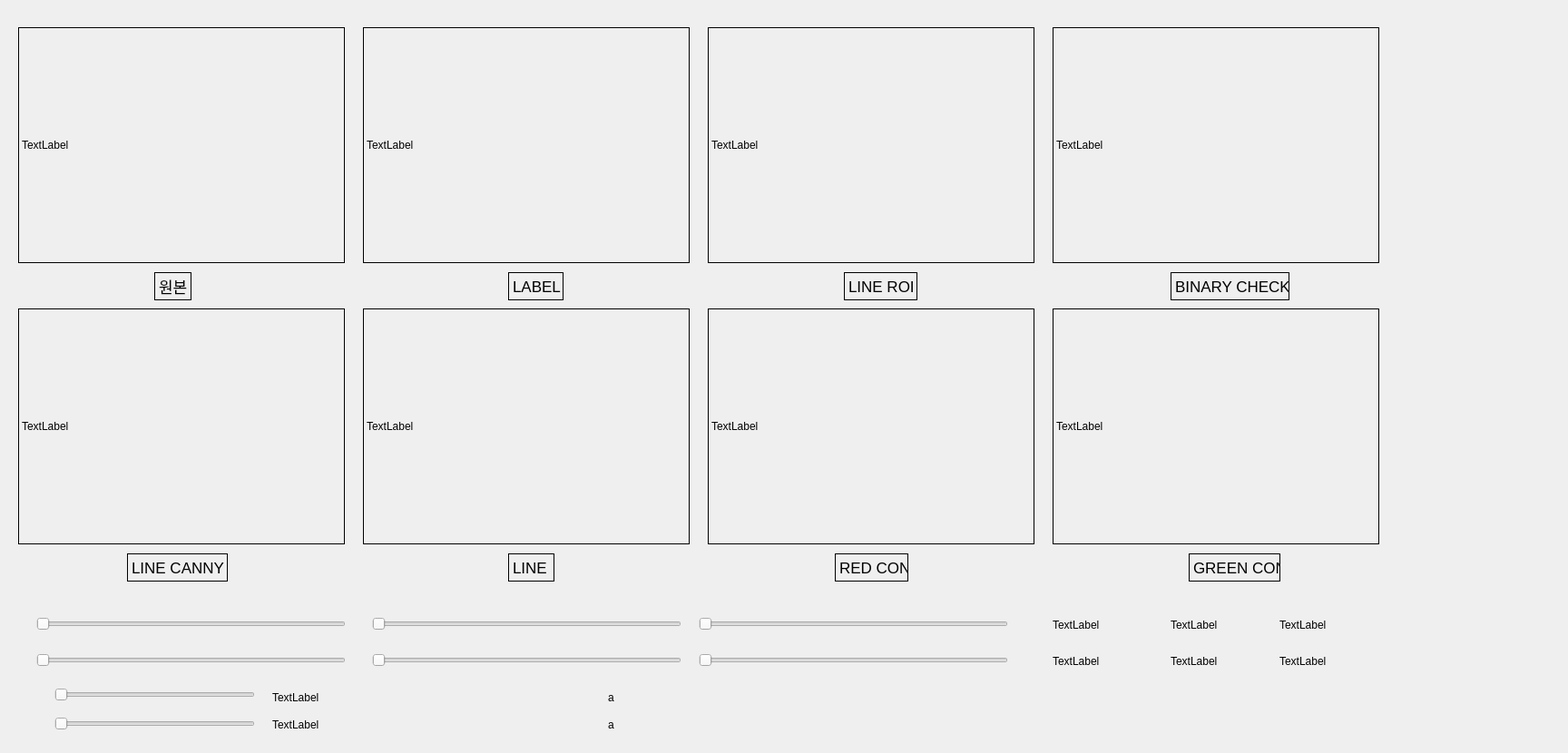
<?xml version="1.0" encoding="UTF-8"?>
<ui version="4.0">
 <class>MainWindowDesign</class>
 <widget class="QMainWindow" name="MainWindowDesign">
  <property name="geometry">
   <rect>
    <x>0</x>
    <y>0</y>
    <width>1728</width>
    <height>830</height>
   </rect>
  </property>
  <property name="windowTitle">
   <string>QRosApp</string>
  </property>
  <property name="windowIcon">
   <iconset resource="../resources/images.qrc">
    <normaloff>:/images/icon.png</normaloff>:/images/icon.png</iconset>
  </property>
  <property name="locale">
   <locale language="English" country="Australia"/>
  </property>
  <widget class="QWidget" name="centralwidget">
   <widget class="QLabel" name="label">
    <property name="geometry">
     <rect>
      <x>20</x>
      <y>30</y>
      <width>360</width>
      <height>260</height>
     </rect>
    </property>
    <property name="autoFillBackground">
     <bool>true</bool>
    </property>
    <property name="frameShape">
     <enum>QFrame::Box</enum>
    </property>
    <property name="text">
     <string>TextLabel</string>
    </property>
    <property name="scaledContents">
     <bool>false</bool>
    </property>
    <property name="wordWrap">
     <bool>false</bool>
    </property>
   </widget>
   <widget class="QLabel" name="label_2">
    <property name="geometry">
     <rect>
      <x>20</x>
      <y>340</y>
      <width>360</width>
      <height>260</height>
     </rect>
    </property>
    <property name="autoFillBackground">
     <bool>true</bool>
    </property>
    <property name="frameShape">
     <enum>QFrame::Box</enum>
    </property>
    <property name="text">
     <string>TextLabel</string>
    </property>
   </widget>
   <widget class="QLabel" name="label_3">
    <property name="geometry">
     <rect>
      <x>780</x>
      <y>30</y>
      <width>360</width>
      <height>260</height>
     </rect>
    </property>
    <property name="autoFillBackground">
     <bool>true</bool>
    </property>
    <property name="frameShape">
     <enum>QFrame::Box</enum>
    </property>
    <property name="text">
     <string>TextLabel</string>
    </property>
   </widget>
   <widget class="QSlider" name="horizontalSlider_1">
    <property name="geometry">
     <rect>
      <x>40</x>
      <y>680</y>
      <width>341</width>
      <height>16</height>
     </rect>
    </property>
    <property name="minimum">
     <number>0</number>
    </property>
    <property name="maximum">
     <number>180</number>
    </property>
    <property name="value">
     <number>0</number>
    </property>
    <property name="orientation">
     <enum>Qt::Horizontal</enum>
    </property>
   </widget>
   <widget class="QSlider" name="horizontalSlider_2">
    <property name="geometry">
     <rect>
      <x>410</x>
      <y>680</y>
      <width>341</width>
      <height>16</height>
     </rect>
    </property>
    <property name="maximum">
     <number>255</number>
    </property>
    <property name="orientation">
     <enum>Qt::Horizontal</enum>
    </property>
   </widget>
   <widget class="QSlider" name="horizontalSlider_3">
    <property name="geometry">
     <rect>
      <x>770</x>
      <y>680</y>
      <width>341</width>
      <height>16</height>
     </rect>
    </property>
    <property name="maximum">
     <number>255</number>
    </property>
    <property name="orientation">
     <enum>Qt::Horizontal</enum>
    </property>
   </widget>
   <widget class="QSlider" name="horizontalSlider_4">
    <property name="geometry">
     <rect>
      <x>40</x>
      <y>720</y>
      <width>341</width>
      <height>16</height>
     </rect>
    </property>
    <property name="maximum">
     <number>180</number>
    </property>
    <property name="orientation">
     <enum>Qt::Horizontal</enum>
    </property>
   </widget>
   <widget class="QSlider" name="horizontalSlider_5">
    <property name="geometry">
     <rect>
      <x>410</x>
      <y>720</y>
      <width>341</width>
      <height>16</height>
     </rect>
    </property>
    <property name="maximum">
     <number>255</number>
    </property>
    <property name="orientation">
     <enum>Qt::Horizontal</enum>
    </property>
   </widget>
   <widget class="QSlider" name="horizontalSlider_6">
    <property name="geometry">
     <rect>
      <x>770</x>
      <y>720</y>
      <width>341</width>
      <height>16</height>
     </rect>
    </property>
    <property name="maximum">
     <number>255</number>
    </property>
    <property name="orientation">
     <enum>Qt::Horizontal</enum>
    </property>
   </widget>
   <widget class="QSlider" name="horizontalSlider_7">
    <property name="geometry">
     <rect>
      <x>60</x>
      <y>756</y>
      <width>221</width>
      <height>20</height>
     </rect>
    </property>
    <property name="orientation">
     <enum>Qt::Horizontal</enum>
    </property>
   </widget>
   <widget class="QSlider" name="horizontalSlider_8">
    <property name="geometry">
     <rect>
      <x>60</x>
      <y>790</y>
      <width>221</width>
      <height>16</height>
     </rect>
    </property>
    <property name="orientation">
     <enum>Qt::Horizontal</enum>
    </property>
   </widget>
   <widget class="QLabel" name="label_4">
    <property name="geometry">
     <rect>
      <x>1160</x>
      <y>30</y>
      <width>360</width>
      <height>260</height>
     </rect>
    </property>
    <property name="autoFillBackground">
     <bool>true</bool>
    </property>
    <property name="frameShape">
     <enum>QFrame::Box</enum>
    </property>
    <property name="text">
     <string>TextLabel</string>
    </property>
   </widget>
   <widget class="QLabel" name="label_5">
    <property name="geometry">
     <rect>
      <x>1160</x>
      <y>680</y>
      <width>67</width>
      <height>17</height>
     </rect>
    </property>
    <property name="text">
     <string>TextLabel</string>
    </property>
   </widget>
   <widget class="QLabel" name="label_6">
    <property name="geometry">
     <rect>
      <x>1290</x>
      <y>680</y>
      <width>67</width>
      <height>17</height>
     </rect>
    </property>
    <property name="text">
     <string>TextLabel</string>
    </property>
   </widget>
   <widget class="QLabel" name="label_7">
    <property name="geometry">
     <rect>
      <x>1410</x>
      <y>680</y>
      <width>67</width>
      <height>17</height>
     </rect>
    </property>
    <property name="text">
     <string>TextLabel</string>
    </property>
   </widget>
   <widget class="QLabel" name="label_8">
    <property name="geometry">
     <rect>
      <x>1160</x>
      <y>720</y>
      <width>67</width>
      <height>17</height>
     </rect>
    </property>
    <property name="text">
     <string>TextLabel</string>
    </property>
   </widget>
   <widget class="QLabel" name="label_9">
    <property name="geometry">
     <rect>
      <x>1290</x>
      <y>720</y>
      <width>67</width>
      <height>17</height>
     </rect>
    </property>
    <property name="text">
     <string>TextLabel</string>
    </property>
   </widget>
   <widget class="QLabel" name="label_10">
    <property name="geometry">
     <rect>
      <x>1410</x>
      <y>720</y>
      <width>67</width>
      <height>17</height>
     </rect>
    </property>
    <property name="text">
     <string>TextLabel</string>
    </property>
   </widget>
   <widget class="QLabel" name="label_11">
    <property name="geometry">
     <rect>
      <x>400</x>
      <y>340</y>
      <width>360</width>
      <height>260</height>
     </rect>
    </property>
    <property name="autoFillBackground">
     <bool>true</bool>
    </property>
    <property name="frameShape">
     <enum>QFrame::Box</enum>
    </property>
    <property name="text">
     <string>TextLabel</string>
    </property>
   </widget>
   <widget class="QLabel" name="label_12">
    <property name="geometry">
     <rect>
      <x>300</x>
      <y>760</y>
      <width>67</width>
      <height>17</height>
     </rect>
    </property>
    <property name="text">
     <string>TextLabel</string>
    </property>
   </widget>
   <widget class="QLabel" name="label_13">
    <property name="geometry">
     <rect>
      <x>300</x>
      <y>790</y>
      <width>67</width>
      <height>17</height>
     </rect>
    </property>
    <property name="text">
     <string>TextLabel</string>
    </property>
   </widget>
   <widget class="QLabel" name="label_14">
    <property name="geometry">
     <rect>
      <x>780</x>
      <y>340</y>
      <width>360</width>
      <height>260</height>
     </rect>
    </property>
    <property name="autoFillBackground">
     <bool>true</bool>
    </property>
    <property name="frameShape">
     <enum>QFrame::Box</enum>
    </property>
    <property name="text">
     <string>TextLabel</string>
    </property>
   </widget>
   <widget class="QLabel" name="label_15">
    <property name="geometry">
     <rect>
      <x>1160</x>
      <y>340</y>
      <width>360</width>
      <height>260</height>
     </rect>
    </property>
    <property name="autoFillBackground">
     <bool>true</bool>
    </property>
    <property name="frameShape">
     <enum>QFrame::Box</enum>
    </property>
    <property name="text">
     <string>TextLabel</string>
    </property>
   </widget>
   <widget class="QLabel" name="label_16">
    <property name="geometry">
     <rect>
      <x>400</x>
      <y>30</y>
      <width>360</width>
      <height>260</height>
     </rect>
    </property>
    <property name="autoFillBackground">
     <bool>true</bool>
    </property>
    <property name="frameShape">
     <enum>QFrame::Box</enum>
    </property>
    <property name="text">
     <string>TextLabel</string>
    </property>
   </widget>
   <widget class="QLabel" name="label_19">
    <property name="geometry">
     <rect>
      <x>670</x>
      <y>760</y>
      <width>291</width>
      <height>17</height>
     </rect>
    </property>
    <property name="text">
     <string>a</string>
    </property>
   </widget>
   <widget class="QLabel" name="label_20">
    <property name="geometry">
     <rect>
      <x>670</x>
      <y>790</y>
      <width>291</width>
      <height>17</height>
     </rect>
    </property>
    <property name="text">
     <string>a</string>
    </property>
   </widget>
   <widget class="QLabel" name="label_17">
    <property name="geometry">
     <rect>
      <x>170</x>
      <y>300</y>
      <width>41</width>
      <height>31</height>
     </rect>
    </property>
    <property name="font">
     <font>
      <pointsize>13</pointsize>
     </font>
    </property>
    <property name="frameShape">
     <enum>QFrame::Box</enum>
    </property>
    <property name="text">
     <string>원본</string>
    </property>
   </widget>
   <widget class="QLabel" name="label_18">
    <property name="geometry">
     <rect>
      <x>140</x>
      <y>610</y>
      <width>111</width>
      <height>31</height>
     </rect>
    </property>
    <property name="font">
     <font>
      <pointsize>13</pointsize>
     </font>
    </property>
    <property name="frameShape">
     <enum>QFrame::Box</enum>
    </property>
    <property name="text">
     <string>LINE CANNY</string>
    </property>
   </widget>
   <widget class="QLabel" name="label_21">
    <property name="geometry">
     <rect>
      <x>560</x>
      <y>300</y>
      <width>61</width>
      <height>31</height>
     </rect>
    </property>
    <property name="font">
     <font>
      <pointsize>13</pointsize>
     </font>
    </property>
    <property name="frameShape">
     <enum>QFrame::Box</enum>
    </property>
    <property name="text">
     <string>LABEL</string>
    </property>
   </widget>
   <widget class="QLabel" name="label_22">
    <property name="geometry">
     <rect>
      <x>560</x>
      <y>610</y>
      <width>51</width>
      <height>31</height>
     </rect>
    </property>
    <property name="font">
     <font>
      <pointsize>13</pointsize>
     </font>
    </property>
    <property name="frameShape">
     <enum>QFrame::Box</enum>
    </property>
    <property name="text">
     <string>LINE</string>
    </property>
   </widget>
   <widget class="QLabel" name="label_23">
    <property name="geometry">
     <rect>
      <x>920</x>
      <y>610</y>
      <width>81</width>
      <height>31</height>
     </rect>
    </property>
    <property name="font">
     <font>
      <pointsize>13</pointsize>
     </font>
    </property>
    <property name="frameShape">
     <enum>QFrame::Box</enum>
    </property>
    <property name="text">
     <string>RED CON</string>
    </property>
   </widget>
   <widget class="QLabel" name="label_24">
    <property name="geometry">
     <rect>
      <x>930</x>
      <y>300</y>
      <width>81</width>
      <height>31</height>
     </rect>
    </property>
    <property name="font">
     <font>
      <pointsize>13</pointsize>
     </font>
    </property>
    <property name="frameShape">
     <enum>QFrame::Box</enum>
    </property>
    <property name="text">
     <string>LINE ROI </string>
    </property>
   </widget>
   <widget class="QLabel" name="label_25">
    <property name="geometry">
     <rect>
      <x>1290</x>
      <y>300</y>
      <width>131</width>
      <height>31</height>
     </rect>
    </property>
    <property name="font">
     <font>
      <pointsize>13</pointsize>
     </font>
    </property>
    <property name="frameShape">
     <enum>QFrame::Box</enum>
    </property>
    <property name="text">
     <string>BINARY CHECK</string>
    </property>
   </widget>
   <widget class="QLabel" name="label_26">
    <property name="geometry">
     <rect>
      <x>1310</x>
      <y>610</y>
      <width>101</width>
      <height>31</height>
     </rect>
    </property>
    <property name="font">
     <font>
      <pointsize>13</pointsize>
     </font>
    </property>
    <property name="frameShape">
     <enum>QFrame::Box</enum>
    </property>
    <property name="text">
     <string>GREEN CON</string>
    </property>
   </widget>
  </widget>
  <action name="action_Quit">
   <property name="text">
    <string>&amp;Quit</string>
   </property>
   <property name="shortcut">
    <string>Ctrl+Q</string>
   </property>
   <property name="shortcutContext">
    <enum>Qt::ApplicationShortcut</enum>
   </property>
  </action>
  <action name="action_Preferences">
   <property name="text">
    <string>&amp;Preferences</string>
   </property>
  </action>
  <action name="actionAbout">
   <property name="text">
    <string>&amp;About</string>
   </property>
  </action>
  <action name="actionAbout_Qt">
   <property name="text">
    <string>About &amp;Qt</string>
   </property>
  </action>
 </widget>
 <resources>
  <include location="../resources/images.qrc"/>
 </resources>
 <connections>
  <connection>
   <sender>action_Quit</sender>
   <signal>triggered()</signal>
   <receiver>MainWindowDesign</receiver>
   <slot>close()</slot>
   <hints>
    <hint type="sourcelabel">
     <x>-1</x>
     <y>-1</y>
    </hint>
    <hint type="destinationlabel">
     <x>399</x>
     <y>299</y>
    </hint>
   </hints>
  </connection>
 </connections>
</ui>
